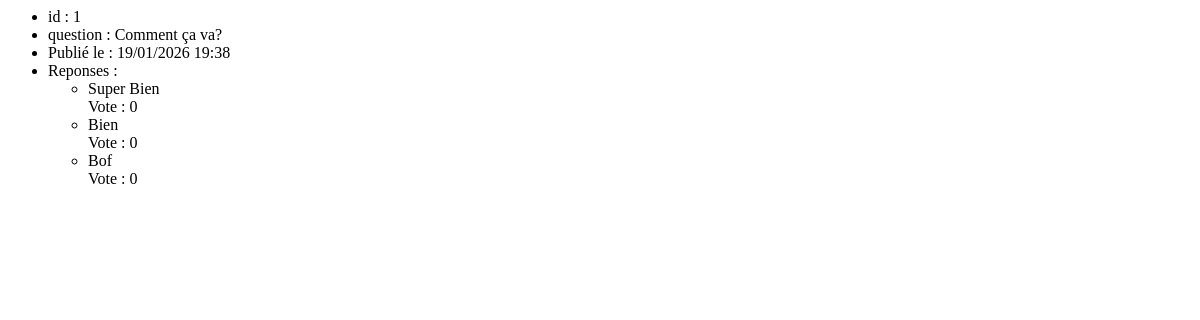
The app's page /polls/details/1, older data.
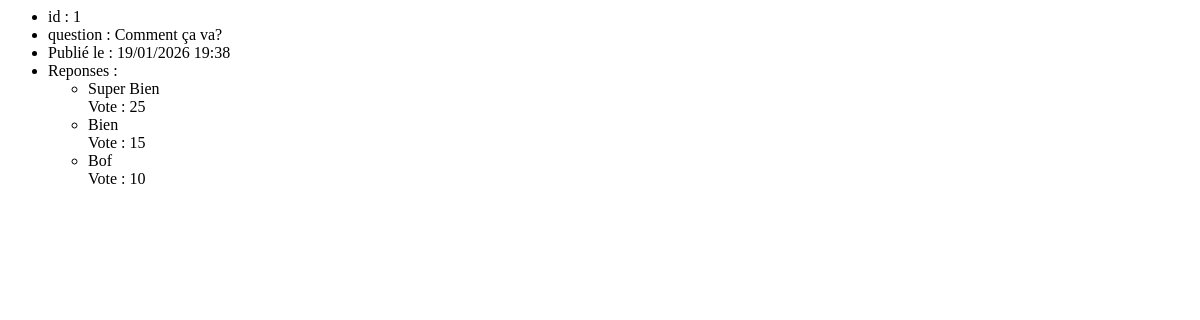
The same page, newer data.
### question_app/models.py (models this page shows)
class Choice(models.Model):
    question = models.ForeignKey(Question, on_delete=models.CASCADE)
    choice_text = models.CharField(max_length=200)
    votes = models.IntegerField(default=0)
    def __str__(self):
        return self.choice_text

### question_app/views.py (the view)
# urls.py: path('polls/details/<int:question_id>', views.showone, name='showall'),
def showone(request, question_id):
    question = get_object_or_404(Question, pk=question_id) # get question
    context = {'question': question}
    return render(request, 'question_app/showdetails.html', context)

### question_app/templates/question_app/showdetails.html
<ul>
    <li> id : {{ question.id }}</li>
    <li> question : {{ question.question_text }}</li>
    <li> Publié le : {{ question.pub_date|date:"d/m/Y H:i" }}</li>
    <li>Reponses :
        <ul>
            {% for c in question.choice_set.all %}
            <li>
                {{ c }} <br>Vote : {{ c.votes }}
            </li>
            {% endfor %}
        </ul>
    </li>
</ul>

Row changes from the older to the newer data that the page shows:
changed Choice "Super Bien": votes "0" → "25"
changed Choice "Bien": votes "0" → "15"
changed Choice "Bof": votes "0" → "10"
